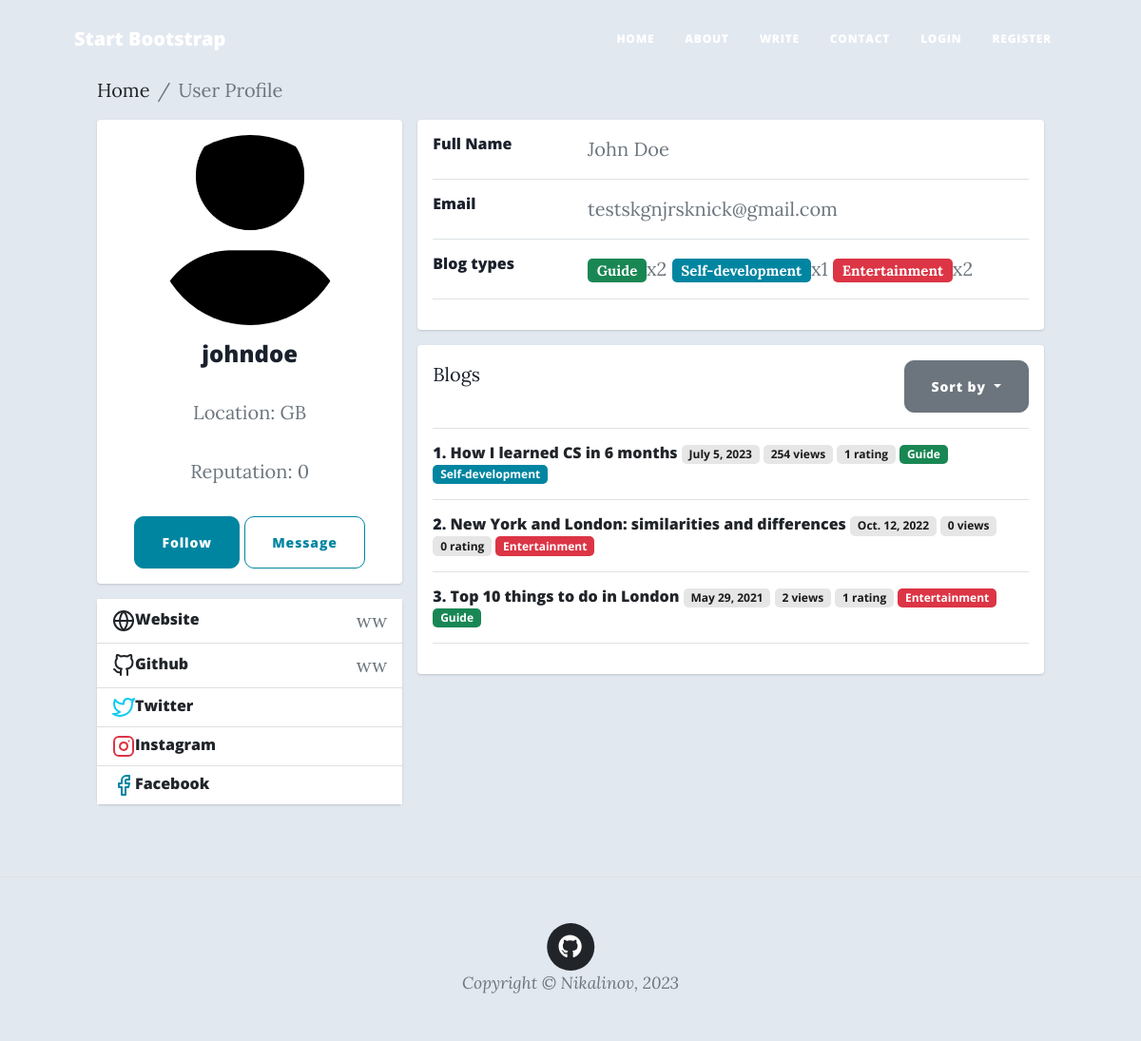
Screenshot of /feed/user/25/ with the database file from the repository.
### feed/models.py (models this page shows, shortened)
class UserProfile(models.Model):
    user = models.OneToOneField(User, on_delete=models.CASCADE)
    bio = models.TextField(max_length=500, blank=True)
    location = models.CharField(max_length=100, choices=COUNTRIES, blank=True)
    reputation = models.IntegerField(default=0, editable=False)
    birth_date = models.DateField(blank=True, null=True)
    followers = models.ManyToManyField(User, editable=False, related_name='followers')
    img_width = models.PositiveIntegerField(default=150)
    image = models.ImageField(width_field='img_width', upload_to='feed/profile-pics/',
                              default='feed/assets/img/profile-default.jpg')
    website = models.CharField(max_length=100, blank=True)
    github = models.CharField(max_length=100, blank=True)
    twitter = models.CharField(max_length=100, blank=True)
    instagram = models.CharField(max_length=100, blank=True)
    facebook = models.CharField(max_length=100, blank=True)
    def __str__(self):
        return f'{self.user.first_name} {self.user.last_name}'

class ContentType(models.Model):
    type = models.CharField(max_length=100)
    TAG_COLORS = [
        ("primary", "primary"),
        ("info", "info"),
        ("success", "success"),
        ("light", "light"),
        ("warning", "warning"),
        ("danger", "danger"),
    ]
    color = models.CharField(
        max_length=20, choices=TAG_COLORS, default=choice(TAG_COLORS),
    )
    def __str__(self):
        return self.type

class Blog(models.Model):
    title = models.CharField(max_length=200, null=True)
    author = models.ForeignKey(
        User,
        on_delete=models.RESTRICT,
        blank=True,
        null=True,
    )
    post_date = models.DateField(default=now)
    content_type = models.ManyToManyField(ContentType)
    language = models.ForeignKey(Language, on_delete=models.RESTRICT, null=True)
    content = QuillField()
    upvoters = models.ManyToManyField(User, related_name='upvoters')
    views = models.IntegerField(editable=False, default=0)
    class Meta:
        ordering = ['-post_date']
    def __str__(self):
        return self.title
    def get_rating(self):
        return len(self.upvoters.all())

### feed/views.py (the view, shortened to what this page needs)
# urls.py: path('user/<int:pk>/', views.profile, name='profile'),
def profile(request, pk, sorting='title', edit=''):
    user = get_object_or_404(User, pk=pk)
    user_profile = user.userprofile
    context = {
        'passed_user': user,
        'blogs': blogs_sorted(sorting, user),
        'edit': False
    }
    if not edit:
        return render(request, 'feed/profile.html', context=context)

### feed/templatetags/feed_extras.py (called while the page is built)
@register.filter
def get_blog_types(user: User) -> list[tuple]:
    types = defaultdict(int)
    for blog in user.blog_set.all():
        for content_type in blog.content_type.all():
            types[content_type] += 1
    return list(types.items())

### feed/views.py (called while the page is built)
def blogs_sorted(sorting, author=None):
    reverse_sorting = {'rating', 'views', 'post_date'}
    if sorting in reverse_sorting:
        sorting = '-' + sorting
    if sorting == '-rating':
        blogs = Blog.objects.annotate(rating=Count('upvoters')).order_by(sorting).all()
    else:
        blogs = Blog.objects.order_by(sorting).all()
    return blogs.filter(author=author) if author else blogs

### feed/templates/feed/profile.html (shortened to what this page needs)
{% extends 'base_generic.html' %}
{% block additional_links %}
  {% load feed_extras %}
  {% load static %}
  <link href="{% static 'feed/css/profile_style.css' %}" rel="stylesheet"/>
{% endblock %}
{% block navbar-extra-classes %}{% endblock %}
{% block content %}
<div class="container">
    <div class="main-body">
          <nav aria-label="breadcrumb" class="main-breadcrumb">
            <ol class="breadcrumb">
              <li class="breadcrumb-item"><a href="{% url 'index' %}">Home</a></li>
              <li class="breadcrumb-item active" aria-current="page">User Profile</li>
            </ol>
          </nav>
          <div class="row gutters-sm">
            <div class="col-md-4 mb-3">
              <div class="card">
                <div class="card-body">
                  <div class="d-flex flex-column align-items-center text-center">
                    <img class="rounded-circle"
                         src="{{ passed_user.userprofile.image.url }}"
                         alt="profile_image" width="200" height="200">
                    <div class="mt-3">
                      <h4>{{ passed_user }}</h4>
                      <p class="text-secondary mb-1">Location: {{ passed_user.userprofile.location }}</p>
                      <p class="text-muted font-size-sm">Reputation: {{ passed_user.userprofile.reputation }}</p>
                      {% if not user.is_authenticated or user.pk != passed_user.pk %}
                        {% if not user.is_authenticated or user not in passed_user.userprofile.followers.all %}
                          <a class="btn btn-primary" href="{% url 'follow' passed_user.pk %}">Follow</a>
                        {% else %}
                          <a class="btn btn-primary" href="{% url 'unfollow' passed_user.pk %}">Unfollow</a>
                        {% endif %}
                        <a class="btn btn-outline-primary">Message</a>
                      {% endif %}
                    </div>
                  </div>
                </div>
              </div>
              <div class="card mt-3">
                <ul class="list-group list-group-flush">
                  {% if not edit %}
                    <li class="list-group-item d-flex justify-content-between align-items-center flex-wrap">
                      <h6 class="mb-0">Website</h6>
                      <span class="text-secondary">{{ passed_user.userprofile.website }}</span>
                    </li>
                    <li class="list-group-item d-flex justify-content-between align-items-center flex-wrap">
                      <h6 class="mb-0">Github</h6>
                      <span class="text-secondary">{{ passed_user.userprofile.github }}</span>
                    </li>
                    <li class="list-group-item d-flex justify-content-between align-items-center flex-wrap">
                      <h6 class="mb-0">Twitter</h6>
                    </li>
                    <li class="list-group-item d-flex justify-content-between align-items-center flex-wrap">
                      <h6 class="mb-0">Instagram</h6>
                    </li>
                    <li class="list-group-item d-flex justify-content-between align-items-center flex-wrap">
                      <h6 class="mb-0">Facebook</h6>
                    </li>
                  {% endif %}
                </ul>
              </div>
            </div>
            <div class="col-md-8">
              <div class="card mb-3">
                <div class="card-body">
                  {% if edit %}
                    {% for field in form %}
                      <div class="row">
                        <div class="col-sm-3">
                          <label class="mb-0" for="{{ field.id_for_label }}">{{ field.name }}</label>
                        </div>
                        <div class="col-sm-9 text-secondary">
                          {{ field }}
                        </div>
                      </div>
                      <hr>
                    {% endfor %}
                    <button class="btn btn-primary" type="submit">Submit</button>
                  {% else %}
                    <div class="row">
                      <div class="col-sm-3">
                        <h6 class="mb-0">Full Name</h6>
                      </div>
                      <div class="col-sm-9 text-secondary">
                        {{ passed_user.userprofile }}
                      </div>
                    </div>
                    <hr>
                    <div class="row">
                      <div class="col-sm-3">
                        <h6 class="mb-0">Email</h6>
                      </div>
                      <div class="col-sm-9 text-secondary">
                        {{ passed_user.email }}
                      </div>
                    </div>
                    <hr>
                    <div class="row">
                      <div class="col-sm-3">
                        <h6 class="mb-0">Blog types</h6>
                      </div>
                      <div class="col-sm-9 text-secondary">
                        {% for type, number in passed_user|get_blog_types %}
                          <span class="badge bg-{{ type.color }}">{{ type }}</span>x{{ number }}
                        {% endfor %}
                      </div>
                    </div>
                    <hr>
                  {% endif %}
                </div>
              </div>
              {% if passed_user.blog_set %}
                <div class="card mb-3">
                  <div class="card-body">
                    <div class="row">
                      <div class="col justify-content-between" style="display: flex;">
                        <div>Blogs</div>
                        <div class="dropdown">
                          <button class="btn btn-secondary dropdown-toggle" type="button" id="dropdownMenuButton" data-bs-toggle="dropdown" aria-haspopup="true" aria-expanded="false">
                            Sort by
                          </button>
                        </div>
                      </div>
                    </div>
                    <hr>
                    {% for blog in blogs %}
                      <div class="row">
                        <div class="col">
                          <h6 class="mb-0">{{ forloop.counter }}.
                            <a href="{% url 'blog' blog.pk %}">{{ blog }}</a>
                            <span class="badge bg-light">{{ blog.post_date }}</span>
                            <span class="badge bg-light">{{ blog.views }} views</span>
                            <span class="badge bg-light">{{ blog.get_rating }} rating</span>
                          {% for type in blog.content_type.all %}
                            <span class="badge bg-{{ type.color }}">{{ type }}</span>
                          {% endfor %}
                          </h6>
                        </div>
                      </div>
                      <hr>
                    {% endfor %}
                  </div>
                </div>
              {% endif %}
            </div>
          </div>
        </div>
    </div>
{% endblock %}

### feed/static/feed/css/profile_style.css (style rules this page uses)
body { margin-top:20px; color: #1a202c; text-align: left; background-color: #e2e8f0; }
.main-body { padding: 60px; }
.card { box-shadow: 0 1px 3px 0 rgba(0,0,0,.1), 0 1px 2px 0 rgba(0,0,0,.06); }
.card { position: relative; display: flex; flex-direction: column; min-width: 0; word-wrap: break-word; background-color: #fff; background-clip: border-box; border: 0 solid rgba(0,0,0,.125); border-radius: .25rem; }
.card-body { flex: 1 1 auto; min-height: 1px; padding: 1rem; }
.gutters-sm { margin-right: -8px; margin-left: -8px; }
.gutters-sm>.col, .gutters-sm>[class*=col-] { padding-right: 8px; padding-left: 8px; }
.mb-3, .my-3 { margin-bottom: 1rem!important; }

### rows the page displays
ContentType: type "Guide", number "2"
ContentType: type "Self-development", number "1"
ContentType: type "Entertainment", number "2"
Blog: title "How I learned CS in 6 months", post_date "July 5, 2023", views "254", get_rating "1"
Blog: title "New York and London: similarities and differences", post_date "Oct. 12, 2022", views "0", get_rating "0"
Blog: title "Top 10 things to do in London", post_date "May 29, 2021", views "2", get_rating "1"

### other values shown
{{ passed_user }} "johndoe"
{{ passed_user.userprofile.location }} "GB"
{{ passed_user.userprofile.reputation }} "0"
{{ passed_user.userprofile.website }} "ww"
{{ passed_user.userprofile.github }} "ww"
{{ passed_user.userprofile }} "John Doe"
{{ passed_user.email }} "testskgnjrsknick@gmail.com"
